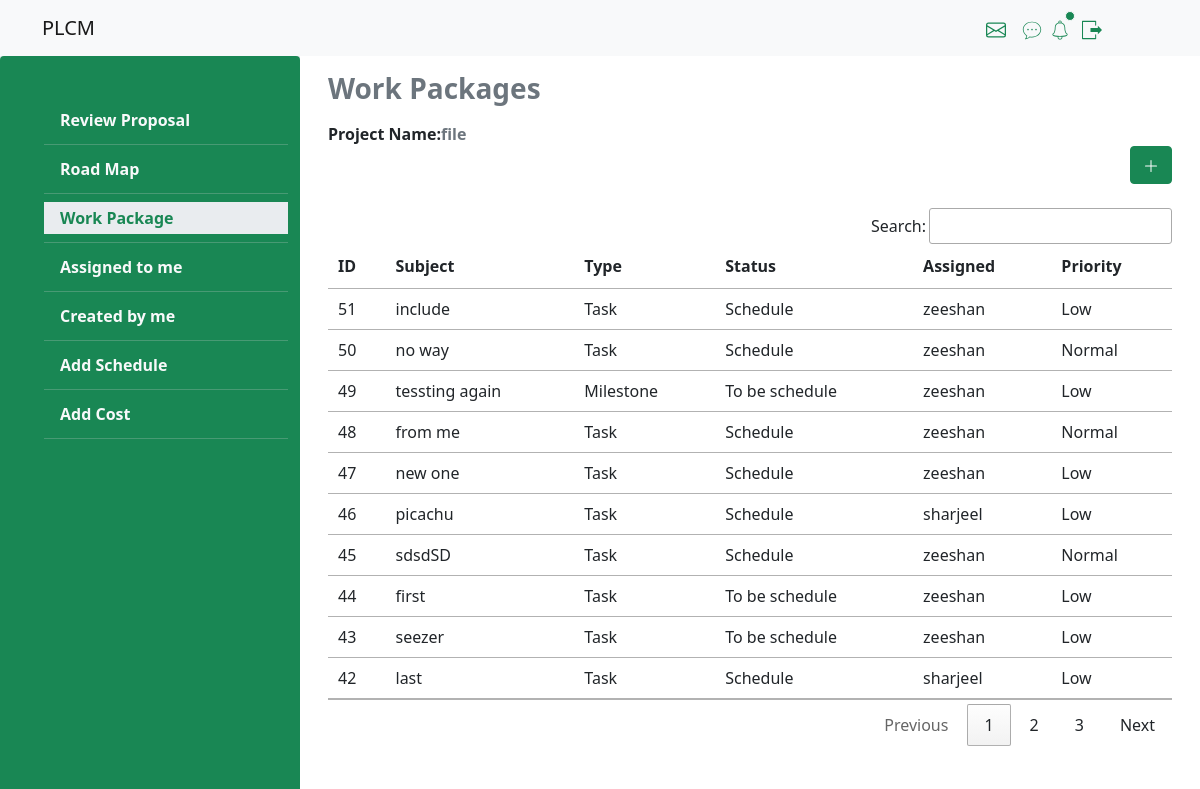
Screenshot of /work_packages.php?id=80&&n_id=225 (signed in) with the database file from the repository.
### tables this page shows
CREATE TABLE `projects` (
  `p_id` int(11) NOT NULL,
  `p_title` text NOT NULL,
  `p_category` text NOT NULL,
  `p_problem` text NOT NULL,
  `p_description` text NOT NULL,
  `file_path` text NOT NULL,
  `a_id` int(11) NOT NULL
);

CREATE TABLE `module` (
  `mod_id` int(11) NOT NULL,
  `create_id` int(11) NOT NULL,
  `assign_id` int(11) NOT NULL,
  `p_id` int(11) NOT NULL,
  `subject` text NOT NULL,
  `status` text NOT NULL,
  `priority` text NOT NULL,
  `type` text NOT NULL,
  `m_file_path` text DEFAULT NULL,
  `date` timestamp NOT NULL DEFAULT current_timestamp() ON UPDATE current_timestamp()
);

CREATE TABLE `members` (
  `m_id` int(11) NOT NULL,
  `f_name` text NOT NULL,
  `l_name` text NOT NULL,
  `reg_no` text NOT NULL,
  `email` text NOT NULL,
  `password` text NOT NULL,
  `designation` text NOT NULL,
  `speciality` text NOT NULL,
  `img_path` text NOT NULL,
  `date` timestamp NOT NULL DEFAULT current_timestamp() ON UPDATE current_timestamp()
);

### php/chat_notify_query.php (called while the page is built, shortened)
<?php
$query="select link_page,n_id,c_id, p_title,notifications.p_id,notifications.date,status,f_name,l_name,name,notifications.description,notifications.u_category from notifications,projects,members where (notifications.p_id=projects.p_id and u_category='admin' and members.m_id=".$id." and u_id=".$id.") or (notifications.p_id=projects.p_id and u_category='member' and members.m_id=".$id."  and u_id=".$id.") order by n_id desc";;
$result=mysqli_query($conn,$query);
$query="select * from notifications where u_id=".$id." and status='unseen' ";
$check=mysqli_query($conn,$query);
?>

### work_packages.php (the view, shortened to what this page needs)
<?php
include_once("connection/connection.php");
if(isset($_REQUEST['id'])){
  $id=$_REQUEST['id'];
 $query="select * from projects where p_id=".$id;
  $project=mysqli_query($conn,$query);
  $pro=mysqli_fetch_assoc($project);
  $query="select f_name,mod_id,subject,type,status,priority,module.date from module,members where p_id=".$pro['p_id']." and m_id=assign_id order by mod_id desc";
  $fetch=mysqli_query($conn,$query);
  $id=$_SESSION['id'];
include("php/chat_notify_query.php");
$id=$_REQUEST['id'];
}
?>
<!doctype html>
<html lang="en">
  <head>
    <link href="https://cdn.jsdelivr.net/npm/bootstrap@5.1.3/dist/css/bootstrap.min.css" rel="stylesheet">
    <link rel='stylesheet' href='css/style.css'>
    <link rel='stylesheet' href='css/style2.css'>
    <link rel="stylesheet" type="text/css" href="//cdn.datatables.net/1.10.21/css/jquery.dataTables.min.css"/>
  </head>
  <body>
  <div class='container-fluid p-0 responsive'>
  <nav class="navbar navbar-expand-md navbar-light bg-light">
  <div class="container">
  <a class="navbar-brand" href="home.php">PLCM</a>
    <div class="collapse navbar-collapse" id="navbarSupportedContent">
      <div class=' d-flex align-items-center justify-md-content-start justify-content-around'>
<div class='position-relative mail me-2  d-inline-block d-md-block mt-md-0 mt-2 '>
        <a href='inbox_mail.php'>
</a>
      </div>
      <div class='position-relative chat ms-2  d-inline-block d-md-block mt-md-0 mt-2 '>
        <a href='chat.php'>
      </a>
</div>
<div class=" position-relative ms-2   mt-md-0 mt-2 ">
  <span class="position-absolute top-0  start-100 translate-middle p-1 bg-success border border-light rounded-circle dot_notify <?php echo(mysqli_num_rows($check)>0)?"d-block":"d-none"; ?>">
  </span>
</div>
      <ul class='navbar-nav me-5 ms-1 mt-md-0 mt-2  '>
      <li class="nav-item dropdown">
          <a class="nav-link dropdown-toggle link_logout" href="#" id="navbarDropdown" role="button" data-bs-toggle="dropdown" aria-expanded="false">
          </a>
        </li>
</ul>
</div>
    </div>
  </div>
</nav>
<div class="offcanvas offcanvas-end" tabindex="-1" id="offcanvasRight" aria-labelledby="offcanvasRightLabel" >
  <div class="offcanvas-body " >
  <?php if(mysqli_num_rows($result)>0){
    while($row=mysqli_fetch_assoc($result))
    { ?>
   </div>
  <?php  }
  } else{?>
       <div class='text-muted text-center'>no notification</div>
  <?php } ?>
<section class=' bg h-100'>
  <div class='row m-0 align-items-stretch justify-content-start h-100 '>
  <div class='col-md-3 d-none d-md-block  bg-success rounded  '>
  <ul class='menu mt-5'>
            <li><a class="dropdown-item text-light fw-bold " href="detail_project.php?id=<?php echo $id;?>">Review Proposal</a></li>
            <li><hr class="dropdown-divider text-light"></li>
            <li><a class="dropdown-item text-light fw-bold " href="road_map.php?id=<?php echo $id;?>">Road Map</a></li>
              <li><hr class="dropdown-divider text-light"></li>
              <li><a class="dropdown-item text-light fw-bold active" href="work_packages.php?id=<?php echo $id;?>">Work Package</a></li>
              <li><hr class="dropdown-divider text-light"></li>
              <li><a class="dropdown-item text-light fw-bold" href="assign_me.php?id=<?php echo $id;?>">Assigned to me</a></li>
              <li><hr class="dropdown-divider text-light"></li>
              <li><a class="dropdown-item text-light fw-bold" href="created_me.php?id=<?php echo $id;?>">Created by me</a></li>
              <li><hr class="dropdown-divider text-light"></li>
              <li><a class="dropdown-item text-light fw-bold" href="add_schedule.php?id=<?php echo $id;?>">Add Schedule</a></li>
              <li><hr class="dropdown-divider text-light"></li>
              <li><a class="dropdown-item text-light fw-bold " href="add_cost.php?id=<?php echo $id;?>">Add Cost</a></li>
              <li><hr class="dropdown-divider text-light"></li>
</ul>
</div>
<div class='col-md-9 bg-body'>
<div class='row bg-body p-3 h-auto '>
          <div class='col-12 text-muted h3 fw-bold'>
            Work Packages
          </div>
          <div class='col-12 text-muted  fw-bold mt-2 '>
            <span class='text-dark'>Project Name:</span><span><?php echo $pro['p_title']; ?>        </div>
          <div class='col-12'>
          <p class='text-end'>
  <a class="btn btn-success " data-bs-toggle="collapse" href="#collapseExample" role="button" aria-expanded="false" aria-controls="collapseExample">
  <svg xmlns="http://www.w3.org/2000/svg" width="16" height="16" fill="currentColor" class="bi bi-plus-lg" viewBox="0 0 16 16">
  <path fill-rule="evenodd" d="M8 2a.5.5 0 0 1 .5.5v5h5a.5.5 0 0 1 0 1h-5v5a.5.5 0 0 1-1 0v-5h-5a.5.5 0 0 1 0-1h5v-5A.5.5 0 0 1 8 2Z"/>
</svg>
  </a>
</p>
         </div>
         <div class='col-12 '>
         <div class="table-responsive mt-2">
<table id="userTable" class=' table table-hover '>
        <thead>
            <th>ID</th>
            <th>Subject</th>
            <th>Type</th>
            <th>Status</th>
            <th>Assigned</th>
            <th>Priority</th>
        </thead>
        <tbody>
           <?php
           if(mysqli_num_rows($fetch)>0){
           while($fet=mysqli_fetch_assoc($fetch)){?>
           <tr>
             <td ><a href='c_detail.php?id=<?php echo $pro['p_id']?>&&mod_id=<?php echo $fet['mod_id'];?>' class='text-decoration-none text-dark'><?php echo $fet['mod_id'];?></a></td>
             <td><?php echo $fet['subject'];?></td>
             <td><?php echo $fet['type'];?></td>
             <td><?php echo $fet['status'];?></td>
             <td><?php echo $fet['f_name'];?></td>
             <td><?php echo $fet['priority'];?></td>
           </tr>
           <?php }} ?>
        </tbody>
    </table>
                </div>
  </div>
   </div>
</div>
</div>
</section>
</body>
</html>

### css/style2.css (style rules this page uses)
.row , .col-md-5,.col-md-7 { height:100%; display:flex; justify-content: center; align-items: center; }
.bg { background-color:#e9ecef; }
.active { background-color:#198754!important; }
.menu { list-style:none; position:sticky; left:0px; top:0px; }
.responsive { height:100vh; background-color:#e9ecef; }
.link_logout::after { display:none; }
.active { background-color:#e9ecef!important; color:#198754!important; }

### rows the page displays
projects: p_title "file"
module: mod_id "51", subject "include", type "Task", status "Schedule", members.f_name "zeeshan", priority "Low"
module: mod_id "50", subject "no way", type "Task", status "Schedule", members.f_name "zeeshan", priority "Normal"
module: mod_id "49", subject "tessting again", type "Milestone", status "To be schedule", members.f_name "zeeshan", priority "Low"
module: mod_id "48", subject "from me", type "Task", status "Schedule", members.f_name "zeeshan", priority "Normal"
module: mod_id "47", subject "new one", type "Task", status "Schedule", members.f_name "zeeshan", priority "Low"
module: mod_id "46", subject "picachu", type "Task", status "Schedule", members.f_name "sharjeel", priority "Low"
module: mod_id "45", subject "sdsdSD", type "Task", status "Schedule", members.f_name "zeeshan", priority "Normal"
module: mod_id "44", subject "first", type "Task", status "To be schedule", members.f_name "zeeshan", priority "Low"
module: mod_id "43", subject "seezer", type "Task", status "To be schedule", members.f_name "zeeshan", priority "Low"
module: mod_id "42", subject "last", type "Task", status "Schedule", members.f_name "sharjeel", priority "Low"
